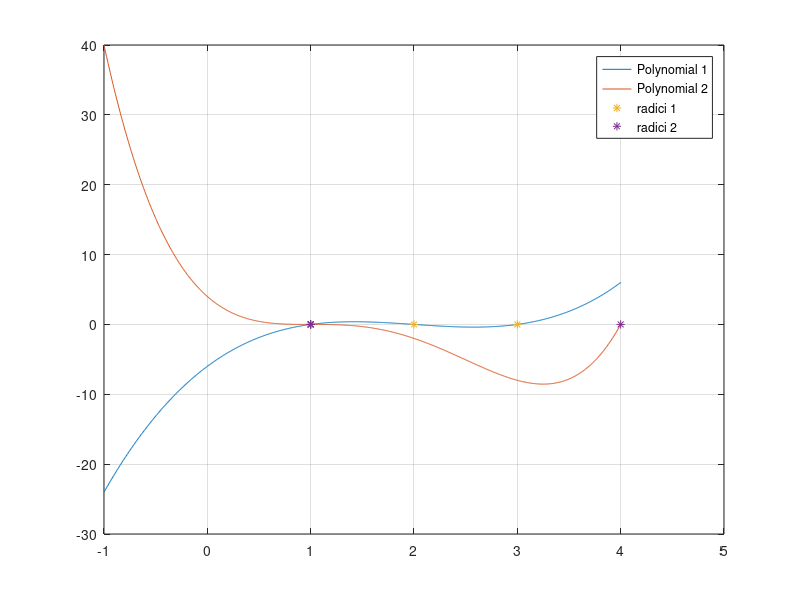

Recreate this plot in MATLAB.
clc
clear
close all

coeff1 = [1 -6 11 -6];
coeff2 = [1 -7 15 -13 4];
x = linspace(-1, 4, 1000)
roots1 = roots(coeff1);
roots2 = roots(coeff2);
p1 = @(x) polyval(coeff1, x)
p2 = @(x) polyval(coeff2, x);

plot(x, p1(x))
grid on;
hold on;
plot(x, p2(x));
plot(roots1, p1(roots1),"*");
plot(roots2, p2(roots2), "*")
legend('Polynomial 1', 'Polynomial 2', "radici 1", "radici 2");
